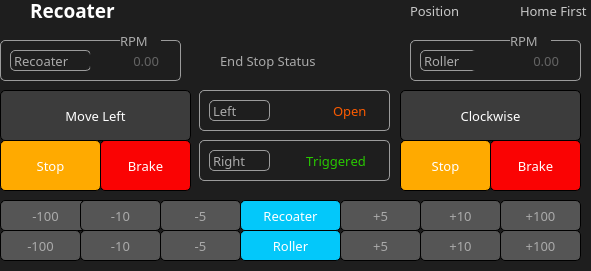
     <widget class="QFrame" name="frame_8">
      <property name="geometry">
       <rect>
        <x>20</x>
        <y>10</y>
        <width>591</width>
        <height>271</height>
       </rect>
      </property>
      <property name="font">
       <font>
        <family>Montserrat</family>
        <pointsize>10</pointsize>
        <weight>50</weight>
        <italic>false</italic>
        <bold>false</bold>
        <kerning>false</kerning>
       </font>
      </property>
      <property name="styleSheet">
       <string notr="true">background-color: rgb(30,30,30);
border:0px;</string>
      </property>
      <property name="frameShape">
       <enum>QFrame::StyledPanel</enum>
      </property>
      <property name="frameShadow">
       <enum>QFrame::Raised</enum>
      </property>
      <widget class="QFrame" name="frame_19">
       <property name="geometry">
        <rect>
         <x>0</x>
         <y>0</y>
         <width>601</width>
         <height>41</height>
        </rect>
       </property>
       <property name="font">
        <font>
         <family>Montserrat</family>
         <pointsize>10</pointsize>
         <weight>50</weight>
         <italic>false</italic>
         <bold>false</bold>
         <kerning>false</kerning>
        </font>
       </property>
       <property name="styleSheet">
        <string notr="true">border:0px solid rgb(0,0,0);
background-color: rgb(30,30,30);</string>
       </property>
       <property name="frameShape">
        <enum>QFrame::StyledPanel</enum>
       </property>
       <property name="frameShadow">
        <enum>QFrame::Raised</enum>
       </property>
       <widget class="QLabel" name="label_18">
        <property name="geometry">
         <rect>
          <x>30</x>
          <y>-10</y>
          <width>141</width>
          <height>41</height>
         </rect>
        </property>
        <property name="font">
         <font>
          <family>Montserrat</family>
          <pointsize>14</pointsize>
          <weight>75</weight>
          <italic>false</italic>
          <bold>true</bold>
          <kerning>false</kerning>
         </font>
        </property>
        <property name="styleSheet">
         <string notr="true">border:0px;
color: rgb(255, 255,255);
background-color: rgb(255, 255);</string>
        </property>
        <property name="text">
         <string>Recoater</string>
        </property>
       </widget>
       <widget class="QLabel" name="label_44">
        <property name="geometry">
         <rect>
          <x>410</x>
          <y>0</y>
          <width>71</width>
          <height>21</height>
         </rect>
        </property>
        <property name="font">
         <font>
          <family>Montserrat</family>
          <pointsize>10</pointsize>
          <weight>50</weight>
          <italic>false</italic>
          <bold>false</bold>
          <kerning>false</kerning>
         </font>
        </property>
        <property name="styleSheet">
         <string notr="true">border:0px;color: rgb(200, 200, 200);</string>
        </property>
        <property name="text">
         <string>Position</string>
        </property>
       </widget>
       <widget class="QLineEdit" name="rollerRPM_4">
        <property name="geometry">
         <rect>
          <x>490</x>
          <y>0</y>
          <width>101</width>
          <height>21</height>
         </rect>
        </property>
        <property name="font">
         <font>
          <family>Montserrat</family>
          <pointsize>10</pointsize>
          <weight>50</weight>
          <italic>false</italic>
          <bold>false</bold>
          <kerning>false</kerning>
         </font>
        </property>
        <property name="styleSheet">
         <string notr="true">border:0px;color: rgb(200, 200, 200);</string>
        </property>
        <property name="text">
         <string>Home First</string>
        </property>
        <property name="alignment">
         <set>Qt::AlignRight|Qt::AlignTrailing|Qt::AlignVCenter</set>
        </property>
        <property name="placeholderText">
         <string>0.00</string>
        </property>
       </widget>
      </widget>
      <widget class="QPushButton" name="recoater">
       <property name="geometry">
        <rect>
         <x>240</x>
         <y>200</y>
         <width>101</width>
         <height>31</height>
        </rect>
       </property>
       <property name="font">
        <font>
         <family>Montserrat</family>
         <pointsize>10</pointsize>
         <weight>50</weight>
         <italic>false</italic>
         <bold>false</bold>
         <kerning>false</kerning>
        </font>
       </property>
       <property name="styleSheet">
        <string notr="true">color: rgb(255, 255, 255);
background-color:rgb(3, 200, 250);
border: 1px solid rgb(0,0,0);
border-radius:5px;</string>
       </property>
       <property name="text">
        <string>Recoater</string>
       </property>
      </widget>
      <widget class="QPushButton" name="roller">
       <property name="geometry">
        <rect>
         <x>240</x>
         <y>230</y>
         <width>101</width>
         <height>31</height>
        </rect>
       </property>
       <property name="font">
        <font>
         <family>Montserrat</family>
         <pointsize>10</pointsize>
         <weight>50</weight>
         <italic>false</italic>
         <bold>false</bold>
         <kerning>false</kerning>
        </font>
       </property>
       <property name="styleSheet">
        <string notr="true">color: rgb(255, 255, 255);
background-color:rgb(3, 200, 250);
border: 1px solid rgb(0,0,0);
border-radius:5px;</string>
       </property>
       <property name="text">
        <string>Roller</string>
       </property>
      </widget>
      <widget class="QPushButton" name="R5">
       <property name="geometry">
        <rect>
         <x>340</x>
         <y>200</y>
         <width>81</width>
         <height>31</height>
        </rect>
       </property>
       <property name="font">
        <font>
         <family>Montserrat</family>
         <pointsize>10</pointsize>
         <weight>50</weight>
         <italic>false</italic>
         <bold>false</bold>
         <kerning>false</kerning>
        </font>
       </property>
       <property name="styleSheet">
        <string notr="true">border:1px solid rgb(0,0,0);
border-radius:5px;
color: rgb(170, 170, 170);
background-color: rgb(85, 85, 85);</string>
       </property>
       <property name="text">
        <string>+5</string>
       </property>
      </widget>
      <widget class="QPushButton" name="R100">
       <property name="geometry">
        <rect>
         <x>500</x>
         <y>200</y>
         <width>81</width>
         <height>31</height>
        </rect>
       </property>
       <property name="font">
        <font>
         <family>Montserrat</family>
         <pointsize>10</pointsize>
         <weight>50</weight>
         <italic>false</italic>
         <bold>false</bold>
         <kerning>false</kerning>
        </font>
       </property>
       <property name="styleSheet">
        <string notr="true">border:1px solid rgb(0,0,0);
border-radius:5px;
color: rgb(170, 170, 170);
background-color: rgb(85, 85, 85);</string>
       </property>
       <property name="text">
        <string>+100</string>
       </property>
      </widget>
      <widget class="QPushButton" name="R10">
       <property name="geometry">
        <rect>
         <x>420</x>
         <y>200</y>
         <width>81</width>
         <height>31</height>
        </rect>
       </property>
       <property name="font">
        <font>
         <family>Montserrat</family>
         <pointsize>10</pointsize>
         <weight>50</weight>
         <italic>false</italic>
         <bold>false</bold>
         <kerning>false</kerning>
        </font>
       </property>
       <property name="styleSheet">
        <string notr="true">border:1px solid rgb(0,0,0);
border-radius:5px;
color: rgb(170, 170, 170);
background-color: rgb(85, 85, 85);</string>
       </property>
       <property name="text">
        <string>+10</string>
       </property>
      </widget>
      <widget class="QPushButton" name="RO100">
       <property name="geometry">
        <rect>
         <x>500</x>
         <y>230</y>
         <width>81</width>
         <height>31</height>
        </rect>
       </property>
       <property name="font">
        <font>
         <family>Montserrat</family>
         <pointsize>10</pointsize>
         <weight>50</weight>
         <italic>false</italic>
         <bold>false</bold>
         <kerning>false</kerning>
        </font>
       </property>
       <property name="styleSheet">
        <string notr="true">border:1px solid rgb(0,0,0);
border-radius:5px;
color: rgb(170, 170, 170);
background-color: rgb(85, 85, 85);</string>
       </property>
       <property name="text">
        <string>+100</string>
       </property>
      </widget>
      <widget class="QPushButton" name="RO10">
       <property name="geometry">
        <rect>
         <x>420</x>
         <y>230</y>
         <width>81</width>
         <height>31</height>
        </rect>
       </property>
       <property name="font">
        <font>
         <family>Montserrat</family>
         <pointsize>10</pointsize>
         <weight>50</weight>
         <italic>false</italic>
         <bold>false</bold>
         <kerning>false</kerning>
        </font>
       </property>
       <property name="styleSheet">
        <string notr="true">border:1px solid rgb(0,0,0);
border-radius:5px;
color: rgb(170, 170, 170);
background-color: rgb(85, 85, 85);</string>
       </property>
       <property name="text">
        <string>+10</string>
       </property>
      </widget>
      <widget class="QPushButton" name="RO5">
       <property name="geometry">
        <rect>
         <x>340</x>
         <y>230</y>
         <width>81</width>
         <height>31</height>
        </rect>
       </property>
       <property name="font">
        <font>
         <family>Montserrat</family>
         <pointsize>10</pointsize>
         <weight>50</weight>
         <italic>false</italic>
         <bold>false</bold>
         <kerning>false</kerning>
        </font>
       </property>
       <property name="styleSheet">
        <string notr="true">border:1px solid rgb(0,0,0);
border-radius:5px;
color: rgb(170, 170, 170);
background-color: rgb(85, 85, 85);</string>
       </property>
       <property name="text">
        <string>+5</string>
       </property>
      </widget>
      <widget class="QPushButton" name="mR100">
       <property name="geometry">
        <rect>
         <x>0</x>
         <y>200</y>
         <width>91</width>
         <height>31</height>
        </rect>
       </property>
       <property name="maximumSize">
        <size>
         <width>16777215</width>
         <height>16777215</height>
        </size>
       </property>
       <property name="font">
        <font>
         <family>Montserrat</family>
         <pointsize>10</pointsize>
         <weight>50</weight>
         <italic>false</italic>
         <bold>false</bold>
         <kerning>false</kerning>
        </font>
       </property>
       <property name="styleSheet">
        <string notr="true">border:1px solid rgb(0,0,0);
border-radius:5px;
color: rgb(170, 170, 170);
background-color: rgb(85, 85, 85);</string>
       </property>
       <property name="text">
        <string>-100</string>
       </property>
      </widget>
      <widget class="QPushButton" name="mR10">
       <property name="geometry">
        <rect>
         <x>80</x>
         <y>200</y>
         <width>81</width>
         <height>31</height>
        </rect>
       </property>
       <property name="font">
        <font>
         <family>Montserrat</family>
         <pointsize>10</pointsize>
         <weight>50</weight>
         <italic>false</italic>
         <bold>false</bold>
         <kerning>false</kerning>
        </font>
       </property>
       <property name="styleSheet">
        <string notr="true">border:1px solid rgb(0,0,0);
border-radius:5px;
color: rgb(170, 170, 170);
background-color: rgb(85, 85, 85);</string>
       </property>
       <property name="text">
        <string>-10</string>
       </property>
      </widget>
      <widget class="QPushButton" name="mR5">
       <property name="geometry">
        <rect>
         <x>160</x>
         <y>200</y>
         <width>81</width>
         <height>31</height>
        </rect>
       </property>
       <property name="font">
        <font>
         <family>Montserrat</family>
         <pointsize>10</pointsize>
         <weight>50</weight>
         <italic>false</italic>
         <bold>false</bold>
         <kerning>false</kerning>
        </font>
       </property>
       <property name="styleSheet">
        <string notr="true">border:1px solid rgb(0,0,0);
border-radius:5px;
color: rgb(170, 170, 170);
background-color: rgb(85, 85, 85);</string>
       </property>
       <property name="text">
        <string>-5</string>
       </property>
      </widget>
      <widget class="QPushButton" name="mRO100">
       <property name="geometry">
        <rect>
         <x>0</x>
         <y>230</y>
         <width>81</width>
         <height>31</height>
        </rect>
       </property>
       <property name="font">
        <font>
         <family>Montserrat</family>
         <pointsize>10</pointsize>
         <weight>50</weight>
         <italic>false</italic>
         <bold>false</bold>
         <kerning>false</kerning>
        </font>
       </property>
       <property name="styleSheet">
        <string notr="true">border:1px solid rgb(0,0,0);
border-radius:5px;
color: rgb(170, 170, 170);
background-color: rgb(85, 85, 85);</string>
       </property>
       <property name="text">
        <string>-100</string>
       </property>
      </widget>
      <widget class="QPushButton" name="mRO10">
       <property name="geometry">
        <rect>
         <x>80</x>
         <y>230</y>
         <width>81</width>
         <height>31</height>
        </rect>
       </property>
       <property name="font">
        <font>
         <family>Montserrat</family>
         <pointsize>10</pointsize>
         <weight>50</weight>
         <italic>false</italic>
         <bold>false</bold>
         <kerning>false</kerning>
        </font>
       </property>
       <property name="styleSheet">
        <string notr="true">border:1px solid rgb(0,0,0);
border-radius:5px;
color: rgb(170, 170, 170);
background-color: rgb(85, 85, 85);</string>
       </property>
       <property name="text">
        <string>-10</string>
       </property>
      </widget>
      <widget class="QPushButton" name="mRO5">
       <property name="geometry">
        <rect>
         <x>160</x>
         <y>230</y>
         <width>81</width>
         <height>31</height>
        </rect>
       </property>
       <property name="font">
        <font>
         <family>Montserrat</family>
         <pointsize>10</pointsize>
         <weight>50</weight>
         <italic>false</italic>
         <bold>false</bold>
         <kerning>false</kerning>
        </font>
       </property>
       <property name="styleSheet">
        <string notr="true">border:1px solid rgb(0,0,0);
border-radius:5px;
color: rgb(170, 170, 170);
background-color: rgb(85, 85, 85);</string>
       </property>
       <property name="text">
        <string>-5</string>
       </property>
      </widget>
      <widget class="QFrame" name="frame_23">
       <property name="geometry">
        <rect>
         <x>0</x>
         <y>40</y>
         <width>181</width>
         <height>41</height>
        </rect>
       </property>
       <property name="font">
        <font>
         <family>Montserrat</family>
         <pointsize>10</pointsize>
         <weight>50</weight>
         <italic>false</italic>
         <bold>false</bold>
         <kerning>false</kerning>
        </font>
       </property>
       <property name="styleSheet">
        <string notr="true">border: 1px solid rgb(155,155,155);
border-radius:5px;</string>
       </property>
       <property name="frameShape">
        <enum>QFrame::StyledPanel</enum>
       </property>
       <property name="frameShadow">
        <enum>QFrame::Raised</enum>
       </property>
       <widget class="QLabel" name="label_37">
        <property name="geometry">
         <rect>
          <x>10</x>
          <y>10</y>
          <width>81</width>
          <height>21</height>
         </rect>
        </property>
        <property name="font">
         <font>
          <family>Montserrat</family>
          <pointsize>10</pointsize>
          <weight>50</weight>
          <italic>false</italic>
          <bold>false</bold>
          <kerning>false</kerning>
         </font>
        </property>
        <property name="styleSheet">
         <string notr="true">BORDER:0PX;
color: rgb(170, 170, 170);</string>
        </property>
        <property name="text">
         <string>Recoater</string>
        </property>
       </widget>
       <widget class="QLineEdit" name="recoaterRPM">
        <property name="geometry">
         <rect>
          <x>90</x>
          <y>10</y>
          <width>71</width>
          <height>21</height>
         </rect>
        </property>
        <property name="font">
         <font>
          <family>Montserrat</family>
          <pointsize>10</pointsize>
          <weight>50</weight>
          <italic>false</italic>
          <bold>false</bold>
          <kerning>false</kerning>
         </font>
        </property>
        <property name="styleSheet">
         <string notr="true">border:0px;color: rgb(170, 170, 170);</string>
        </property>
        <property name="alignment">
         <set>Qt::AlignRight|Qt::AlignTrailing|Qt::AlignVCenter</set>
        </property>
        <property name="placeholderText">
         <string>0.00</string>
        </property>
       </widget>
      </widget>
      <widget class="QFrame" name="frame_25">
       <property name="geometry">
        <rect>
         <x>410</x>
         <y>40</y>
         <width>171</width>
         <height>41</height>
        </rect>
       </property>
       <property name="font">
        <font>
         <family>Montserrat</family>
         <pointsize>10</pointsize>
         <weight>50</weight>
         <italic>false</italic>
         <bold>false</bold>
         <kerning>false</kerning>
        </font>
       </property>
       <property name="styleSheet">
        <string notr="true">border: 1px solid rgb(155,155,155);
border-radius:5px;</string>
       </property>
       <property name="frameShape">
        <enum>QFrame::StyledPanel</enum>
       </property>
       <property name="frameShadow">
        <enum>QFrame::Raised</enum>
       </property>
       <widget class="QLabel" name="label_38">
        <property name="geometry">
         <rect>
          <x>10</x>
          <y>10</y>
          <width>61</width>
          <height>21</height>
         </rect>
        </property>
        <property name="font">
         <font>
          <family>Montserrat</family>
          <pointsize>10</pointsize>
          <weight>50</weight>
          <italic>false</italic>
          <bold>false</bold>
          <kerning>false</kerning>
         </font>
        </property>
        <property name="styleSheet">
         <string notr="true">BORDER:0PX;
color: rgb(170, 170, 170);</string>
        </property>
        <property name="text">
         <string>Roller</string>
        </property>
       </widget>
       <widget class="QLineEdit" name="rollerRPM">
        <property name="geometry">
         <rect>
          <x>60</x>
          <y>10</y>
          <width>91</width>
          <height>21</height>
         </rect>
        </property>
        <property name="font">
         <font>
          <family>Montserrat</family>
          <pointsize>10</pointsize>
          <weight>50</weight>
          <italic>false</italic>
          <bold>false</bold>
          <kerning>false</kerning>
         </font>
        </property>
        <property name="styleSheet">
         <string notr="true">border:0px;color: rgb(170, 170, 170);</string>
        </property>
        <property name="alignment">
         <set>Qt::AlignRight|Qt::AlignTrailing|Qt::AlignVCenter</set>
        </property>
        <property name="placeholderText">
         <string>0.00</string>
        </property>
       </widget>
      </widget>
      <widget class="QLabel" name="label_40">
       <property name="geometry">
        <rect>
         <x>510</x>
         <y>30</y>
         <width>41</width>
         <height>21</height>
        </rect>
       </property>
       <property name="font">
        <font>
         <family>Montserrat</family>
         <pointsize>10</pointsize>
         <weight>50</weight>
         <italic>false</italic>
         <bold>false</bold>
         <kerning>false</kerning>
        </font>
       </property>
       <property name="styleSheet">
        <string notr="true">BORDER:0PX;
color: rgb(170, 170, 170);</string>
       </property>
       <property name="text">
        <string>RPM</string>
       </property>
      </widget>
      <widget class="QLabel" name="label_41">
       <property name="geometry">
        <rect>
         <x>120</x>
         <y>30</y>
         <width>41</width>
         <height>21</height>
        </rect>
       </property>
       <property name="font">
        <font>
         <family>Montserrat</family>
         <pointsize>10</pointsize>
         <weight>50</weight>
         <italic>false</italic>
         <bold>false</bold>
         <kerning>false</kerning>
        </font>
       </property>
       <property name="styleSheet">
        <string notr="true">BORDER:0PX;
color: rgb(170, 170, 170);</string>
       </property>
       <property name="text">
        <string>RPM</string>
       </property>
      </widget>
      <widget class="QPushButton" name="changeDIR">
       <property name="geometry">
        <rect>
         <x>0</x>
         <y>90</y>
         <width>191</width>
         <height>51</height>
        </rect>
       </property>
       <property name="font">
        <font>
         <family>Montserrat</family>
         <pointsize>10</pointsize>
         <weight>50</weight>
         <italic>false</italic>
         <bold>false</bold>
         <kerning>false</kerning>
        </font>
       </property>
       <property name="styleSheet">
        <string notr="true">border:1px solid rgb(0,0,0);
border-radius:5px;
color: rgb(255, 255, 255);
background-color: rgb(60, 60, 60);</string>
       </property>
       <property name="text">
        <string>Move Left</string>
       </property>
      </widget>
      <widget class="QPushButton" name="decStop">
       <property name="geometry">
        <rect>
         <x>0</x>
         <y>140</y>
         <width>101</width>
         <height>51</height>
        </rect>
       </property>
       <property name="font">
        <font>
         <family>Montserrat</family>
         <pointsize>10</pointsize>
         <weight>50</weight>
         <italic>false</italic>
         <bold>false</bold>
         <kerning>false</kerning>
        </font>
       </property>
       <property name="styleSheet">
        <string notr="true">color: rgb(255, 255, 255);
background-color: rgb(255, 170, 0);
border: 1px solid rgb(0,0,0);
border-radius:5px;</string>
       </property>
       <property name="text">
        <string>Stop</string>
       </property>
      </widget>
      <widget class="QPushButton" name="brake">
       <property name="geometry">
        <rect>
         <x>100</x>
         <y>140</y>
         <width>91</width>
         <height>51</height>
        </rect>
       </property>
       <property name="font">
        <font>
         <family>Montserrat</family>
         <pointsize>10</pointsize>
         <weight>50</weight>
         <italic>false</italic>
         <bold>false</bold>
         <kerning>false</kerning>
        </font>
       </property>
       <property name="styleSheet">
        <string notr="true">color: rgb(255, 255, 255);
background-color: rgb(250, 3, 3);
border: 1px solid rgb(0,0,0);
border-radius:5px;</string>
       </property>
       <property name="text">
        <string>Brake</string>
       </property>
      </widget>
      <widget class="QPushButton" name="Rbrake">
       <property name="geometry">
        <rect>
         <x>490</x>
         <y>140</y>
         <width>91</width>
         <height>51</height>
        </rect>
       </property>
       <property name="font">
        <font>
         <family>Montserrat</family>
         <pointsize>10</pointsize>
         <weight>50</weight>
         <italic>false</italic>
         <bold>false</bold>
         <kerning>false</kerning>
        </font>
       </property>
       <property name="styleSheet">
        <string notr="true">color: rgb(255, 255, 255);
background-color: rgb(250, 3, 3);
border: 1px solid rgb(0,0,0);
border-radius:5px;</string>
       </property>
       <property name="text">
        <string>Brake</string>
       </property>
      </widget>
      <widget class="QPushButton" name="RdecStop">
       <property name="geometry">
        <rect>
         <x>400</x>
         <y>140</y>
         <width>91</width>
         <height>51</height>
        </rect>
       </property>
       <property name="font">
        <font>
         <family>Montserrat</family>
         <pointsize>10</pointsize>
         <weight>50</weight>
         <italic>false</italic>
         <bold>false</bold>
         <kerning>false</kerning>
        </font>
       </property>
       <property name="styleSheet">
        <string notr="true">color: rgb(255, 255, 255);
background-color: rgb(255, 170, 0);
border: 1px solid rgb(0,0,0);
border-radius:5px;</string>
       </property>
       <property name="text">
        <string>Stop</string>
       </property>
      </widget>
      <widget class="QPushButton" name="RchangeDIR">
       <property name="geometry">
        <rect>
         <x>400</x>
         <y>90</y>
         <width>181</width>
         <height>51</height>
        </rect>
       </property>
       <property name="font">
        <font>
         <family>Montserrat</family>
         <pointsize>10</pointsize>
         <weight>50</weight>
         <italic>false</italic>
         <bold>false</bold>
         <kerning>false</kerning>
        </font>
       </property>
       <property name="styleSheet">
        <string notr="true">border:1px solid rgb(0,0,0);
border-radius:5px;
color: rgb(255, 255, 255);
background-color: rgb(60, 60, 60);</string>
       </property>
       <property name="text">
        <string>Clockwise</string>
       </property>
      </widget>
      <widget class="QFrame" name="frame_26">
       <property name="geometry">
        <rect>
         <x>199</x>
         <y>90</y>
         <width>191</width>
         <height>41</height>
        </rect>
       </property>
       <property name="font">
        <font>
         <family>Montserrat</family>
         <pointsize>10</pointsize>
         <weight>50</weight>
         <italic>false</italic>
         <bold>false</bold>
         <kerning>false</kerning>
        </font>
       </property>
       <property name="styleSheet">
        <string notr="true">border: 1px solid rgb(155,155,155);
border-radius:5px;</string>
       </property>
       <property name="frameShape">
        <enum>QFrame::StyledPanel</enum>
       </property>
       <property name="frameShadow">
        <enum>QFrame::Raised</enum>
       </property>
       <widget class="QLabel" name="label_39">
        <property name="geometry">
         <rect>
          <x>10</x>
          <y>10</y>
          <width>61</width>
          <height>21</height>
         </rect>
        </property>
        <property name="font">
         <font>
          <family>Montserrat</family>
          <pointsize>10</pointsize>
          <weight>50</weight>
          <italic>false</italic>
          <bold>false</bold>
          <kerning>false</kerning>
         </font>
        </property>
        <property name="styleSheet">
         <string notr="true">BORDER:0PX;
color: rgb(170, 170, 170);</string>
        </property>
        <property name="text">
         <string>Left</string>
        </property>
       </widget>
       <widget class="QLineEdit" name="rollerRPM_2">
        <property name="geometry">
         <rect>
          <x>80</x>
          <y>10</y>
          <width>91</width>
          <height>21</height>
         </rect>
        </property>
        <property name="font">
         <font>
          <family>Montserrat</family>
          <pointsize>10</pointsize>
          <weight>50</weight>
          <italic>false</italic>
          <bold>false</bold>
          <kerning>false</kerning>
         </font>
        </property>
        <property name="styleSheet">
         <string notr="true">border:0px;color: rgb(250, 90, 0);</string>
        </property>
        <property name="text">
         <string>Open</string>
        </property>
        <property name="alignment">
         <set>Qt::AlignRight|Qt::AlignTrailing|Qt::AlignVCenter</set>
        </property>
        <property name="placeholderText">
         <string>0.00</string>
        </property>
       </widget>
      </widget>
      <widget class="QFrame" name="frame_27">
       <property name="geometry">
        <rect>
         <x>199</x>
         <y>140</y>
         <width>191</width>
         <height>41</height>
        </rect>
       </property>
       <property name="font">
        <font>
         <family>Montserrat</family>
         <pointsize>10</pointsize>
         <weight>50</weight>
         <italic>false</italic>
         <bold>false</bold>
         <kerning>false</kerning>
        </font>
       </property>
       <property name="styleSheet">
        <string notr="true">border: 1px solid rgb(155,155,155);
border-radius:5px;</string>
       </property>
       <property name="frameShape">
        <enum>QFrame::StyledPanel</enum>
       </property>
       <property name="frameShadow">
        <enum>QFrame::Raised</enum>
       </property>
       <widget class="QLabel" name="label_43">
        <property name="geometry">
         <rect>
          <x>10</x>
          <y>10</y>
          <width>61</width>
          <height>21</height>
         </rect>
        </property>
        <property name="font">
         <font>
          <family>Montserrat</family>
          <pointsize>10</pointsize>
          <weight>50</weight>
          <italic>false</italic>
          <bold>false</bold>
          <kerning>false</kerning>
         </font>
        </property>
        <property name="styleSheet">
         <string notr="true">BORDER:0PX;
color: rgb(170, 170, 170);</string>
        </property>
        <property name="text">
         <string>Right</string>
        </property>
       </widget>
       <widget class="QLineEdit" name="rollerRPM_3">
        <property name="geometry">
         <rect>
          <x>80</x>
          <y>10</y>
          <width>91</width>
          <height>21</height>
         </rect>
        </property>
        <property name="font">
         <font>
          <family>Montserrat</family>
          <pointsize>10</pointsize>
          <weight>50</weight>
          <italic>false</italic>
          <bold>false</bold>
          <kerning>false</kerning>
         </font>
        </property>
        <property name="styleSheet">
         <string notr="true">border:0px;color: rgb(40, 200, 0);</string>
        </property>
        <property name="text">
         <string>Triggered</string>
        </property>
        <property name="alignment">
         <set>Qt::AlignRight|Qt::AlignTrailing|Qt::AlignVCenter</set>
        </property>
        <property name="placeholderText">
         <string>0.00</string>
        </property>
       </widget>
      </widget>
      <widget class="QLabel" name="label_42">
       <property name="geometry">
        <rect>
         <x>220</x>
         <y>50</y>
         <width>161</width>
         <height>21</height>
        </rect>
       </property>
       <property name="font">
        <font>
         <family>Montserrat</family>
         <pointsize>10</pointsize>
         <weight>50</weight>
         <italic>false</italic>
         <bold>false</bold>
         <kerning>false</kerning>
        </font>
       </property>
       <property name="styleSheet">
        <string notr="true">BORDER:0PX;
color: rgb(170, 170, 170);</string>
       </property>
       <property name="text">
        <string>End Stop Status</string>
       </property>
      </widget>
     </widget>
